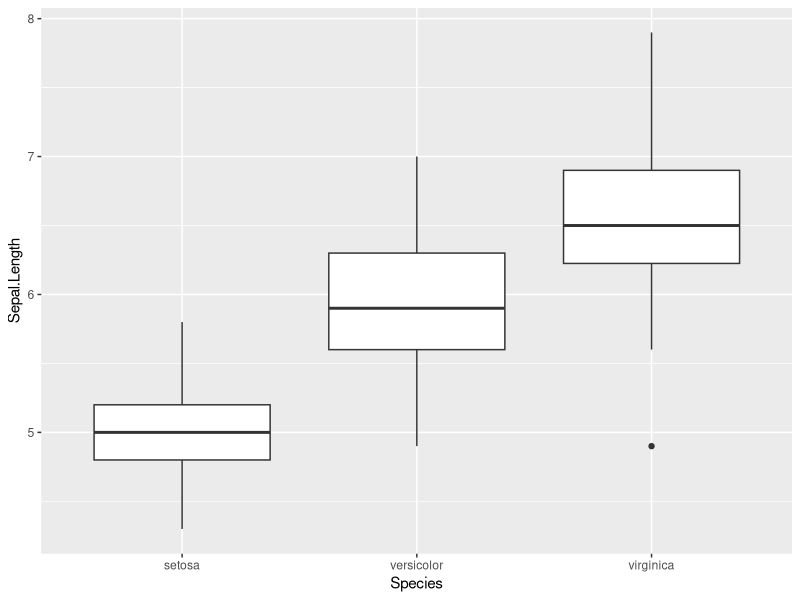
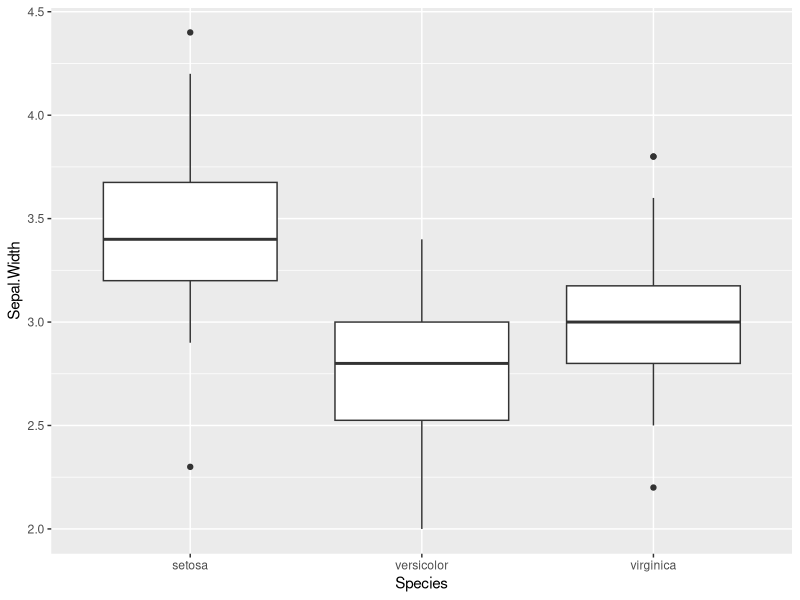
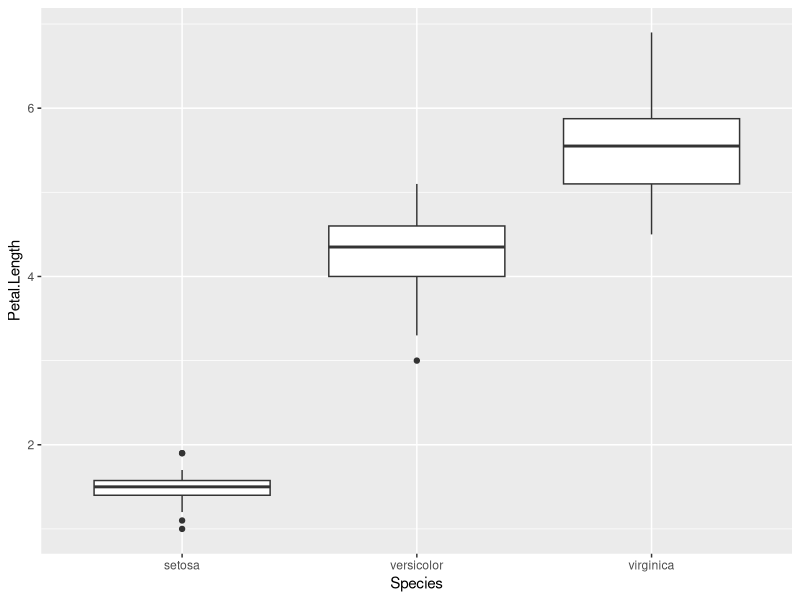
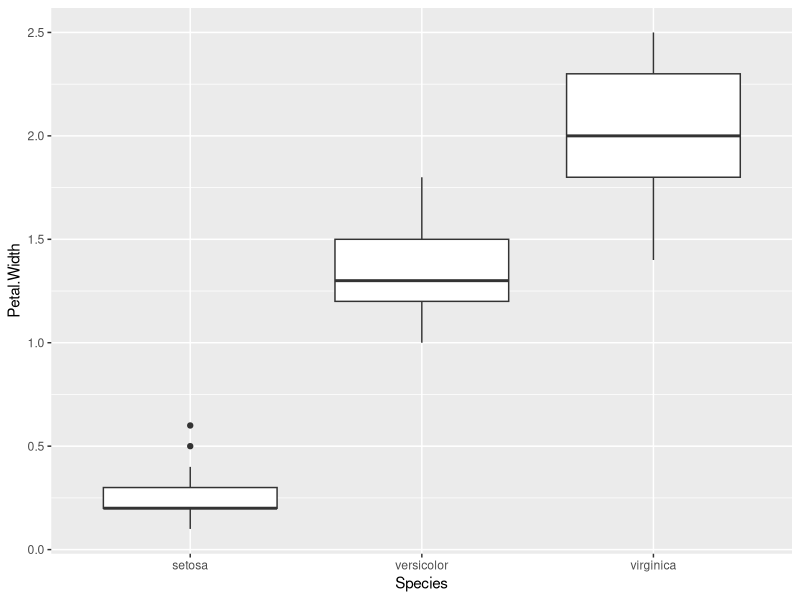
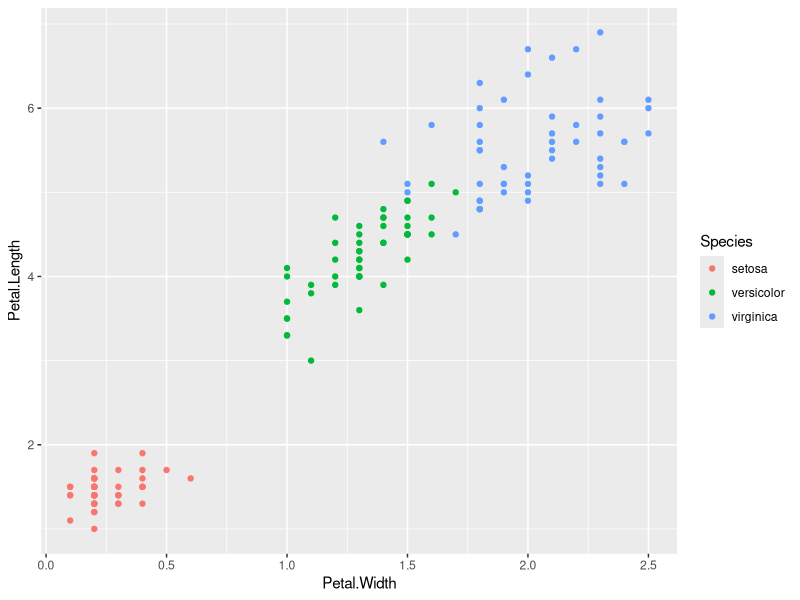

These figures' R source, in order:
# kNN(k-Nearest Neighbors, k-최근접 이웃) 알고리즘을 사용한 
# 붓꽃(iris) 품종 분류(예측)

# 필요한 패키지 설치
# install.packages('class')  # classification(분류) -> knn() 함수 사용
# install.packages('gmodels')  # 혼동(오차) 행렬 - CrossTable() 사용

# 필요한 패키지 로드
library(tidyverse)
library(class)
library(gmodels)
search()


# 1. 데이터 셋 준비 -----
?datasets::iris  # help(도움말) 페이지
iris <- datasets::iris  # datasets 패키지의 iris 데이터를 메모리에 복사.
head(iris)
tail(iris)
str(iris)


# 2. 데이터 탐색(exploration) -----
# 탐색적 데이터 분석(EDA: exploratory data analysis)
summary(iris)
#> 수치형 데이터 - 기술 통계량, factor 타입 데이터 - 빈도수

table(iris$Species)

# 데이터의 분포 - 상자 그림, 히스토그램
# 붓꽃 품종별 4개 특성(S.L, S.W, P.L, P.W)의 boxplot을 그려보세요.
ggplot(data = iris) +
  geom_boxplot(mapping = aes(x = Species, y = Sepal.Length))

ggplot(data = iris) +
  geom_boxplot(mapping = aes(x = Species, y = Sepal.Width))

ggplot(data = iris) +
  geom_boxplot(mapping = aes(x = Species, y = Petal.Length))

ggplot(data = iris) +
  geom_boxplot(mapping = aes(x = Species, y = Petal.Width))

# 변수 간의 상관 관계
# Petal.Length ~ Petal.Width 산점도 그래프.
# 점의 색깔을 붓꽃의 품종에 따라서 다르게 표현.
ggplot(data = iris) +
  geom_point(mapping = aes(x = Petal.Width, y = Petal.Length,
                           color = Species))


# 3. kNN 알고리즘 적용 예측 -----
# 1) iris 데이터 프레임을 특성(features)과 타겟(target)으로 분리.
# 2) 전체 데이터 셋을 훈련 셋과 테스트 셋으로 나눔.

# 인덱스를 사용해서 데이터 프레임에서 원소를 선택하는 방법
# data_frame[row_index, column_index]
iris[1, 1]  #> 1번째 행, 1번째 열의 원소
iris[1:2, 1]  #> 1~2번째 행, 1번째 열의 원소
iris[1, 1:2]  #> 1번째 행, 1~2번째 열의 원소
iris[1:3, 1:4]  #> 1~3번째 행, 1~4번째 열의 원소
iris[c(1, 3, 5), ]  #> 1, 3, 5번 행의 모든 열의 원소

# data_frame[column_index] = data_frame[, column_index]
iris[1]  #> 1번째 열의 모든 원소
iris[1:4]  #> 1~4번째 열의 모든 원소
iris[c(1, 3, 5)]  #> 1, 3, 5번째 열의 모든 원소

# 전체 데이터 셋을 단순히 순서대로 1~100행, 101~150행로 나누면
# virginica 품종은 훈련이 되지 않는 문제가 발생. ==> 훈련 데이터 편향
iris[1:50, ]  #> setosa
iris[51:100, ]  #> versicolor
iris[101:150, ]  #> virginica

# 층화 (임의) 추출(stratified sampling):
# 전체 데이터에서 훈련 셋이 편향되지 않도록, 
# 각 클래스에서 고르게 샘플들을 추출해서 훈련 셋을 만드는 것.

# 임의 추출(random sampling):
# 전체 데이터를 무작위로 섞어서 훈련 셋을 만드는 것.

idx <- sample(150)
# sample(n): 1 ~ n까지 정수를 무작위로 섞어서 반환.
idx  # 1~150 정수들이 무작위로 섞인 상태
train_row <- idx[1:120]  # 훈련 셋으로 사용할 행 번호
test_row <- idx[121:150] # 테스트 셋으로 사용할 행 번호
train <- iris[train_row, ]  # 훈련 셋
test <- iris[test_row, ]  # 테스트 셋

table(train$Species)
table(test$Species)

# 훈련 셋/테스트 셋의 특성과 타겟을 분리
train_features <- train[, 1:4]  # 훈련 셋 특성들(features)
train_target <- train[, 5]  # 훈련 셋 타겟(target)
head(train_features)
head(train_target)

test_features <- test[, 1:4]  # 테스트 셋 특성들
test_target <- test[, 5]  # 테스트 셋 타겟

# kNN 알고리즘에 훈련 셋 특성/타겟, 테스트 셋 특성을 적용해서
# 테스트 셋의 타겟을 예측
test_predictions <- knn(train = train_features,
                        cl = train_target,
                        test = test_features,
                        k = 3)
test_predictions  # 테스트 셋의 예측값

# 테스트 셋의 예측값과 실젯값을 비교
test_predictions == test_target
sum(test_predictions == test_target)  
#> TRUE(예측값과 실젯값이 일치한 것들)의 개수
mean(test_predictions == test_target)  
#> 정확도 = 예측이 맞은 개수 / 전체 개수

# k = 11인 경우 정확도
test_predictions2 <- knn(train = train_features,
                         cl = train_target,
                         test = test_features,
                         k = 11)
mean(test_predictions2 == test_target)

# Confusion Matrix(오차 행렬, 혼동 행렬, 혼돈 행렬)
CrossTable(x = test_target,       # 실젯값
           y = test_predictions,  # 예측값
           prop.chisq = FALSE)

CrossTable(x = test_target,
           y = test_predictions2,
           prop.chisq = FALSE)

# 특성 스케일링: 정규화(normalization), 표준화(standardization)
# 변수(특성)들마다 다른 단위와 크기를 비슷한 스케일로 변환하는 것.
# 거리를 계산할 때 모든 특성들이 비슷한 영향을 미칠 수 있도록 하기 위해서.
# 정규화(normalization):
#   변수의 최솟값을 0, 최댓값을 1로 변환.
#   모든 값들이 0 ~ 1 범위의 값이 되도록 변환.
# 표준화(standardization): z-score 표준화
#   변수의 평균이 0, 표준편차가 1이 되도록 변환.

v1 <- 1:5
v1

# 정규화
v1_min <- min(v1)
v1_min

v1_max <- max(v1)
v1_max

v1_normalized <- (v1 - v1_min) / (v1_max - v1_min)
v1_normalized

v2 <- seq(10, 50, 10)
v2

v2_normalized <- (v2 - min(v2)) / (max(v2) - min(v2))
v2_normalized

# 표준화
v1

v1_mean <- mean(v1)
v1_mean

v1_std <- sd(v1)
v1_std

v1_standardized <- (v1 - v1_mean) / v1_std
v1_standardized
mean(v1_standardized)
sd(v1_standardized)

v2
v2_standardized <- (v2 - mean(v2)) / sd(v2)
v2_standardized
mean(v2_standardized)
sd(v2_standardized)

# iris 데이터 셋을 표준화
# iris의 특성 4개에 모두 같은 함수를 적용

# R에서 함수 작성 방법
# 함수이름 <- function(파라미터) {함수의 기능을 작성}
standardize <- function(x) {
  return((x - mean(x)) / sd(x))
}

standardize(v1)
standardize(v2)

df <- data.frame(v1 = seq(1, 5, 1),
                 v2 = seq(10, 50, 10))
df

# lapply(데이터프레임, 함수): 
#   데이터 프레임의 모든 컬럼(변수)에 함수를 적용한 결과를 리턴.
lapply(df, standardize)
df_standardized <- data.frame(lapply(df, standardize))
df_standardized

# iris 데이터 셋을 특성과 타겟으로 분리
features <- iris[, 1:4]
target <- iris[, 5]

head(features)
head(target)

features_standardized <- data.frame(lapply(features, standardize))
head(features_standardized)
summary(features_standardized)


# R의 데이터 타입
# vector: 한가지 타입의 데이터 여러개를 1차원으로 저장하는 자료 구조.
num_vector <- c(1, 2, 10, 20)  # 숫자 벡터
char_vector <- c('a', 'b', '가', '나')  # 문자열 벡터

# matrix: 한가지 타입의 데이터 여러개를 2차원으로 저장하는 자료 구조.
num_mat <- matrix(data = 1:12, nrow = 3, ncol = 4)
num_mat

# array: 한가지 타입의 데이터 여러개를 3차원 이상으로 저장하는 자료 구조.
# data frame: 각각의 열(column)마다 다른 타입의 데이터를 저장할 수 있는
# 2차원 모양의 자료 구조.
df <- data.frame(v1 = c(1, 2, 3),
                 v2 = c('a', 'b', 'c'))
df
df$v1

# list: key-value 쌍으로 데이터 저장
my_list <- list(v1 = 100, 
                v2 = c(1, 3, 5),
                v3 = df)
my_list


df <- data.frame(v1 = 1:5, v2 = seq(10, 50, 10))
df
# lapply, rapply 비교
result <- lapply(df, standardize)
result  # 리스트
result$v1
result$v2

result2 <- rapply(df, standardize)
result2
